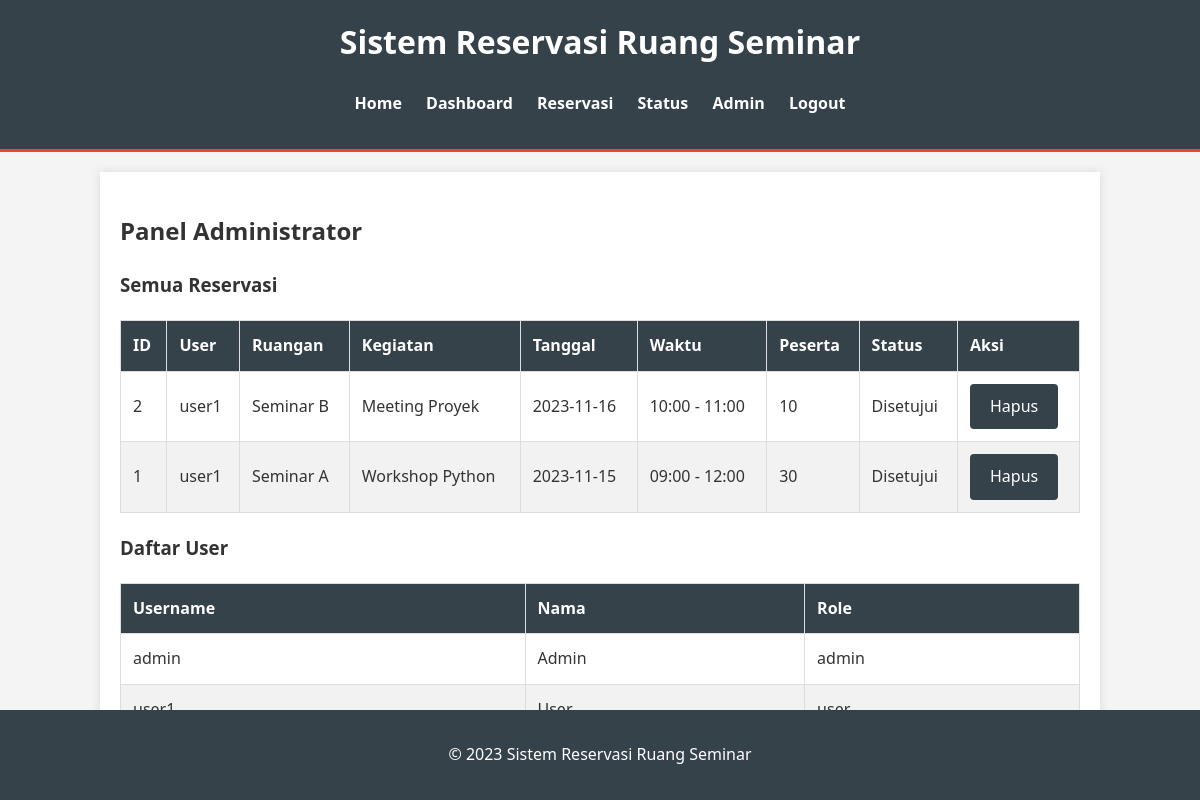
The page /admin (signed in) on the database its author committed.
### app.py (models this page shows, shortened)
class Reservation(db.Model):
    id = db.Column(db.Integer, primary_key=True)
    user_id = db.Column(db.Integer, db.ForeignKey('user.id'), nullable=False)
    ruangan_id = db.Column(db.String(10), nullable=False) # R001, R002, etc.
    nama_kegiatan = db.Column(db.String(200), nullable=False)
    tanggal = db.Column(db.String(10), nullable=False) # YYYY-MM-DD
    waktu_mulai = db.Column(db.String(5), nullable=False) # HH:MM
    waktu_selesai = db.Column(db.String(5), nullable=False) # HH:MM
    peserta = db.Column(db.Integer, nullable=False)
    status = db.Column(db.String(20), nullable=False, default='Menunggu') # Menunggu, Disetujui, Ditolak

class User(db.Model):
    id = db.Column(db.Integer, primary_key=True)
    username = db.Column(db.String(80), unique=True, nullable=False)
    password = db.Column(db.String(120), nullable=False)
    nama = db.Column(db.String(120), nullable=False)
    role = db.Column(db.String(20), nullable=False, default='user')
    reservations = db.relationship('Reservation', backref='user', lazy=True)

### app.py (the view)
@app.route('/admin')
def admin():
    if 'username' not in session or session['role'] != 'admin':
        return redirect(url_for('login'))
    all_reservations = Reservation.query.order_by(Reservation.tanggal.desc(), Reservation.waktu_mulai.desc()).all()
    all_users = User.query.all()
    users_for_template = all_users # Langsung gunakan list objek User
    return render_template('admin.html',
                           reservations=all_reservations,
                           ruangan=ruangan,
                           users=users_for_template)

### templates/admin.html (shortened to what this page needs)
{% extends "base.html" %}
{% block content %}
    <h2>Panel Administrator</h2>
    <h3>Semua Reservasi</h3>
    <table>
        <thead>
            <tr>
                <th>ID</th>
                <th>User</th>
                <th>Ruangan</th>
                <th>Kegiatan</th>
                <th>Tanggal</th>
                <th>Waktu</th>
                <th>Peserta</th>
                <th>Status</th>
                <th>Aksi</th>
            </tr>
        </thead>
        <tbody>
            {% for res in reservations %}
                <tr>
                    <td>{{ res.id }}</td>
                    <td>{{ res.user.username }}</td>
                    <td>{{ ruangan[res.ruangan_id]['nama'] }}</td>
                    <td>{{ res.nama_kegiatan }}</td>
                    <td>{{ res.tanggal }}</td>
                    <td>{{ res.waktu_mulai }} - {{ res.waktu_selesai }}</td>
                    <td>{{ res.peserta }}</td>
                    <td class="status-{{ res.status|lower }}">
                        {{ res.status }}
                    </td>
                    <td>
                        <a href="{{ url_for('delete', reservation_id=res.id) }}" class="btn">Hapus</a>
                    </td>
                </tr>
            {% endfor %}
        </tbody>
    </table>
    <h3>Daftar User</h3>
    <table>
        <thead>
            <tr>
                <th>Username</th>
                <th>Nama</th>
                <th>Role</th>
            </tr>
        </thead>
        <tbody>
            {% for user in users %}
                <tr>
                    <td>{{ user.username }}</td>
                    <td>{{ user.nama }}</td>
                    <td>{{ user.role }}</td>
                </tr>
            {% endfor %}
        </tbody>
    </table>
{% endblock %}

### templates/base.html (shortened to what this page needs)
<!DOCTYPE html>
<html lang="en">
<head>
    <link rel="stylesheet" href="{{ url_for('static', filename='css/style.css') }}">
</head>
<body>
    <header>
        <h1>Sistem Reservasi Ruang Seminar</h1>
        <nav>
            <ul>
                <li><a href="{{ url_for('index') }}">Home</a></li>
                {% if 'username' not in session %}
                    <li><a href="{{ url_for('login') }}">Login</a></li>
                    <li><a href="{{ url_for('register') }}">Register</a></li>
                {% else %}
                    <li><a href="{{ url_for('dashboard') }}">Dashboard</a></li>
                    <li><a href="{{ url_for('reservasi') }}">Reservasi</a></li>
                    <li><a href="{{ url_for('status') }}">Status</a></li>
                    {% if session['role'] == 'admin' %}
                        <li><a href="{{ url_for('admin') }}">Admin</a></li>
                    {% endif %}
                    <li><a href="{{ url_for('logout') }}">Logout</a></li>
                {% endif %}
            </ul>
        </nav>
    </header>
    <main>
        {% block content %}{% endblock %}
    </main>
    <footer>
        <p>&copy; 2023 Sistem Reservasi Ruang Seminar</p>
    </footer>
</body>
</html>

### static/css/style.css (style rules this page uses)
body { font-family: 'Segoe UI', Tahoma, Geneva, Verdana, sans-serif; line-height: 1.6; margin: 0; padding: 0; background-color: #f4f4f4; color: #333; }
header { background: #35424a; color: #ffffff; padding: 1rem 0; border-bottom: #e8491d 3px solid; }
header h1 { text-align: center; margin: 0; padding-bottom: 0.5rem; }
nav ul { padding: 0; list-style: none; text-align: center; }
nav ul li { display: inline; margin: 0 10px; }
nav ul li a { color: #ffffff; text-decoration: none; font-weight: bold; }
main { width: 80%; margin: 20px auto; padding: 20px; background: #ffffff; box-shadow: 0 0 10px rgba(0, 0, 0, 0.1); }
footer { text-align: center; padding: 1rem 0; background: #35424a; color: #ffffff; position: fixed; bottom: 0; width: 100%; }
button, .btn { display: inline-block; background: #35424a; color: #ffffff; padding: 10px 20px; border: none; border-radius: 4px; cursor: pointer; text-decoration: none; }
table { width: 100%; border-collapse: collapse; margin: 20px 0; }
table, th, td { border: 1px solid #ddd; }
th, td { padding: 12px; text-align: left; }
th { background-color: #35424a; color: white; }
tr:nth-child(even) { background-color: #f2f2f2; }

### rows shown on the page
Reservation: id "2", user.username "user1", ruangan "Seminar B", nama_kegiatan "Meeting Proyek", tanggal "2023-11-16", waktu_mulai "10:00", waktu_selesai "11:00", peserta "10", status "Disetujui"
Reservation: id "1", user.username "user1", ruangan "Seminar A", nama_kegiatan "Workshop Python", tanggal "2023-11-15", waktu_mulai "09:00", waktu_selesai "12:00", peserta "30", status "Disetujui"
User: username "admin", nama "Admin", role "admin"
User: username "user1", nama "User", role "user"
